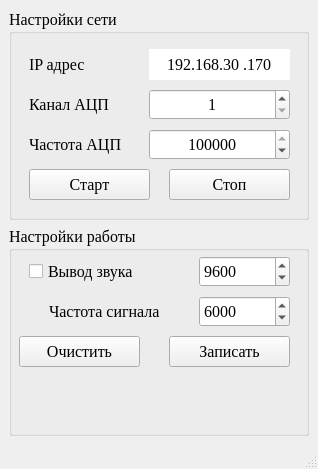
<?xml version="1.0" encoding="UTF-8"?>
<ui version="4.0">
 <class>MainWindow</class>
 <widget class="QMainWindow" name="MainWindow">
  <property name="geometry">
   <rect>
    <x>0</x>
    <y>0</y>
    <width>318</width>
    <height>469</height>
   </rect>
  </property>
  <property name="font">
   <font>
    <family>Times New Roman</family>
    <pointsize>12</pointsize>
   </font>
  </property>
  <property name="windowTitle">
   <string>MainWindow</string>
  </property>
  <widget class="QWidget" name="centralwidget">
   <layout class="QGridLayout" name="gridLayout">
    <item row="0" column="0">
     <widget class="QGroupBox" name="groupBox">
      <property name="minimumSize">
       <size>
        <width>300</width>
        <height>200</height>
       </size>
      </property>
      <property name="maximumSize">
       <size>
        <width>300</width>
        <height>16777215</height>
       </size>
      </property>
      <property name="title">
       <string>Настройки сети</string>
      </property>
      <widget class="QLineEdit" name="lineEditIP">
       <property name="geometry">
        <rect>
         <x>140</x>
         <y>40</y>
         <width>141</width>
         <height>31</height>
        </rect>
       </property>
       <property name="inputMask">
        <string>000.000.000.000</string>
       </property>
       <property name="text">
        <string>192.168.30.170</string>
       </property>
       <property name="frame">
        <bool>false</bool>
       </property>
       <property name="echoMode">
        <enum>QLineEdit::Normal</enum>
       </property>
       <property name="cursorPosition">
        <number>15</number>
       </property>
       <property name="alignment">
        <set>Qt::AlignCenter</set>
       </property>
      </widget>
      <widget class="QLabel" name="labelIP">
       <property name="geometry">
        <rect>
         <x>20</x>
         <y>40</y>
         <width>121</width>
         <height>31</height>
        </rect>
       </property>
       <property name="text">
        <string>IP адрес</string>
       </property>
      </widget>
      <widget class="QLabel" name="labelADC">
       <property name="geometry">
        <rect>
         <x>20</x>
         <y>80</y>
         <width>121</width>
         <height>31</height>
        </rect>
       </property>
       <property name="text">
        <string>Канал АЦП</string>
       </property>
      </widget>
      <widget class="QSpinBox" name="spinBoxADC">
       <property name="geometry">
        <rect>
         <x>140</x>
         <y>80</y>
         <width>141</width>
         <height>31</height>
        </rect>
       </property>
       <property name="alignment">
        <set>Qt::AlignCenter</set>
       </property>
       <property name="minimum">
        <number>1</number>
       </property>
       <property name="maximum">
        <number>8</number>
       </property>
      </widget>
      <widget class="QSpinBox" name="spinBoxFreq">
       <property name="geometry">
        <rect>
         <x>140</x>
         <y>120</y>
         <width>141</width>
         <height>31</height>
        </rect>
       </property>
       <property name="alignment">
        <set>Qt::AlignCenter</set>
       </property>
       <property name="minimum">
        <number>1</number>
       </property>
       <property name="maximum">
        <number>500000</number>
       </property>
       <property name="singleStep">
        <number>1000</number>
       </property>
       <property name="value">
        <number>300000</number>
       </property>
      </widget>
      <widget class="QLabel" name="labelFreq">
       <property name="geometry">
        <rect>
         <x>20</x>
         <y>120</y>
         <width>121</width>
         <height>31</height>
        </rect>
       </property>
       <property name="text">
        <string>Частота АЦП</string>
       </property>
      </widget>
      <widget class="QPushButton" name="pushButtonStartADC">
       <property name="geometry">
        <rect>
         <x>20</x>
         <y>160</y>
         <width>121</width>
         <height>31</height>
        </rect>
       </property>
       <property name="text">
        <string>Старт</string>
       </property>
      </widget>
      <widget class="QPushButton" name="pushButtonStopADC">
       <property name="geometry">
        <rect>
         <x>160</x>
         <y>160</y>
         <width>121</width>
         <height>31</height>
        </rect>
       </property>
       <property name="text">
        <string>Стоп</string>
       </property>
      </widget>
     </widget>
    </item>
    <item row="1" column="0">
     <widget class="QGroupBox" name="groupBox_2">
      <property name="minimumSize">
       <size>
        <width>300</width>
        <height>200</height>
       </size>
      </property>
      <property name="title">
       <string>Настройки работы</string>
      </property>
      <widget class="QCheckBox" name="checkBox_Audio">
       <property name="geometry">
        <rect>
         <x>20</x>
         <y>30</y>
         <width>131</width>
         <height>31</height>
        </rect>
       </property>
       <property name="text">
        <string>Вывод звука</string>
       </property>
      </widget>
      <widget class="QSpinBox" name="spinBoxFreqAudio">
       <property name="geometry">
        <rect>
         <x>190</x>
         <y>30</y>
         <width>91</width>
         <height>31</height>
        </rect>
       </property>
       <property name="suffix">
        <string/>
       </property>
       <property name="prefix">
        <string comment="12" extracomment="12"/>
       </property>
       <property name="minimum">
        <number>1</number>
       </property>
       <property name="maximum">
        <number>200000</number>
       </property>
       <property name="singleStep">
        <number>1000</number>
       </property>
       <property name="value">
        <number>9600</number>
       </property>
       <property name="displayIntegerBase">
        <number>10</number>
       </property>
      </widget>
      <widget class="QSpinBox" name="spinBoxFreqSignal">
       <property name="geometry">
        <rect>
         <x>190</x>
         <y>70</y>
         <width>91</width>
         <height>31</height>
        </rect>
       </property>
       <property name="suffix">
        <string/>
       </property>
       <property name="prefix">
        <string comment="12" extracomment="12"/>
       </property>
       <property name="minimum">
        <number>1</number>
       </property>
       <property name="maximum">
        <number>10000</number>
       </property>
       <property name="singleStep">
        <number>100</number>
       </property>
       <property name="value">
        <number>6000</number>
       </property>
       <property name="displayIntegerBase">
        <number>10</number>
       </property>
      </widget>
      <widget class="QLabel" name="labelFreq_2">
       <property name="geometry">
        <rect>
         <x>40</x>
         <y>70</y>
         <width>121</width>
         <height>31</height>
        </rect>
       </property>
       <property name="text">
        <string>Частота сигнала</string>
       </property>
      </widget>
      <widget class="QPushButton" name="pushButtonFileClear">
       <property name="geometry">
        <rect>
         <x>10</x>
         <y>110</y>
         <width>121</width>
         <height>31</height>
        </rect>
       </property>
       <property name="text">
        <string>Очистить</string>
       </property>
      </widget>
      <widget class="QPushButton" name="pushButtonFileWrite">
       <property name="geometry">
        <rect>
         <x>160</x>
         <y>110</y>
         <width>121</width>
         <height>31</height>
        </rect>
       </property>
       <property name="text">
        <string>Записать</string>
       </property>
      </widget>
     </widget>
    </item>
   </layout>
  </widget>
  <widget class="QMenuBar" name="menubar">
   <property name="geometry">
    <rect>
     <x>0</x>
     <y>0</y>
     <width>318</width>
     <height>20</height>
    </rect>
   </property>
  </widget>
  <widget class="QStatusBar" name="statusbar"/>
 </widget>
 <resources/>
 <connections/>
</ui>
